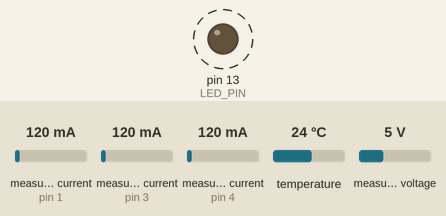
Bench run of a sketch on a simulated Arduino Uno, built with avr-gcc and run on an emulated ATmega328P. On the bench: output pins drawn as LEDs (lit = HIGH). Dashed ring = blinking. The inputs (shaded band) are chosen by the test bench; at power-on: measured current (sensors on pin 1, pin 3, pin 4) 120 mA, temperature 24 °C, measured voltage 5 V.

Above: at 5.7 s.
Timing chart, 0 to 10.1 s (numbered marks = the images above):
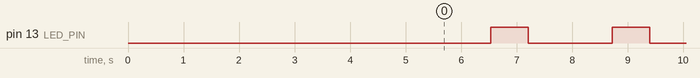

The sketch:

emon_arduino.ino
```cpp
#include "EmonLib.h"
#include <OneWire.h>
#include <DallasTemperature.h>
#include "Timer.h"
#include <SoftwareSerial.h>

#define LED_PIN 13
#define PHASE_SEQ_PIN 0
#define READVCC_CALIBRATION_CONST 1180000L
#define CALC_ENERGY_INTERVAL 5 // in secs

Timer timer;

// Data wire is plugged into port 2 on the Arduino
#define ONE_WIRE_BUS 2

// Setup a oneWire instance to communicate with any OneWire devices (not just Maxim/Dallas temperature ICs)
OneWire oneWire(ONE_WIRE_BUS);

// Pass our oneWire reference to Dallas Temperature.
DallasTemperature DS18B20(&oneWire);

EnergyMonitor emon1;             // Create an instance
EnergyMonitor emon2;             // Create an instance
EnergyMonitor emon3;             // Create an instance

SoftwareSerial ESPserial(11, 12); // RX, TX

int P1_realPower;
float P1_powerFactor;
int P1_supplyVoltage;
float P1_Irms;

int P2_realPower;
float P2_powerFactor;
int P2_supplyVoltage;
float P2_Irms;

int P3_realPower;
float P3_powerFactor;
int P3_supplyVoltage;
float P3_Irms;

float temp;

float P1_energy;
float P2_energy;
float P3_energy;
int error;

void emonget() {
  DS18B20.requestTemperatures(); // Send the command to get temperatures
  temp = DS18B20.getTempCByIndex(0);
  DS18B20.setWaitForConversion(false);
  DS18B20.requestTemperatures();

  emon1.calcVI(50, 2000);        // Calculate all. No.of half wavelengths (crossings), time-out
  emon2.calcVI(50, 2000);        // Calculate all. No.of half wavelengths (crossings), time-out
  emon3.calcVI(50, 2000);        // Calculate all. No.of half wavelengths (crossings), time-out

  P1_realPower       = emon1.realPower;        //extract Real Power in W into variable
  P1_powerFactor     = emon1.powerFactor;      //extract Power Factor into Variable
  P1_supplyVoltage   = emon1.Vrms;             //extract Vrms into Variable
  P1_Irms            = emon1.Irms;             //extract Irms into Variable

  P2_realPower       = emon2.realPower;        //extract Real Power in W into variable
  P2_powerFactor     = emon2.powerFactor;      //extract Power Factor into Variable
  P2_supplyVoltage   = emon2.Vrms;             //extract Vrms into Variable
  P2_Irms            = emon2.Irms;             //extract Irms into Variable

  P3_realPower       = emon3.realPower;        //extract Real Power in W into variable
  P3_powerFactor     = emon3.powerFactor;      //extract Power Factor into Variable
  P3_supplyVoltage   = emon3.Vrms;             //extract Vrms into Variable
  P3_Irms            = emon3.Irms;             //extract Irms into Variable
}

void emonsendserial() {
  Serial.print(F("Ln"));
  Serial.print('\t');
  Serial.print(F("V"));
  Serial.print('\t');
  Serial.print(F("C"));
  Serial.print('\t');
  Serial.print(F("PF"));
  Serial.print('\t');
  Serial.print(F("P"));
  Serial.print('\t');
  Serial.println(F("E"));

  Serial.print(F("L1:     "));
  Serial.print(P1_supplyVoltage);
  Serial.print('\t');
  Serial.print(P1_Irms);
  Serial.print('\t');
  Serial.print(P1_powerFactor);
  Serial.print('\t');
  Serial.print(P1_realPower);
  Serial.print('\t');
  Serial.println(P1_energy, 2);

  Serial.print(F("L2:     "));
  Serial.print(P2_supplyVoltage);
  Serial.print('\t');
  Serial.print(P2_Irms);
  Serial.print('\t');
  Serial.print(P2_powerFactor);
  Serial.print('\t');
  Serial.print(P2_realPower);
  Serial.print('\t');
  Serial.println(P2_energy, 2);

  Serial.print(F("L3:     "));
  Serial.print(P3_supplyVoltage);
  Serial.print('\t');
  Serial.print(P3_Irms);
  Serial.print('\t');
  Serial.print(P3_powerFactor);
  Serial.print('\t');
  Serial.print(P3_realPower);
  Serial.print('\t');
  Serial.println(P3_energy, 2);
  Serial.println();

  Serial.print(F("TEMP: "));
  Serial.print(temp);
  Serial.print('\t');
  Serial.print(F("PHASE SEQ. ERROR: "));
  Serial.println(error);

  Serial.println();
}

void emonsendtoesp() {
  digitalWrite(LED_PIN, HIGH);
  char dataarray[32];
  sprintf(dataarray, ">1,%d,%d,%d,%d,%ld", P1_supplyVoltage, (int)(P1_Irms * 10), (int)(P1_powerFactor * 100), P1_realPower, (long)(P1_energy * 100));
  ESPserial.println(dataarray);
  delay(150);
  sprintf(dataarray, ">2,%d,%d,%d,%d,%ld", P2_supplyVoltage, (int)(P2_Irms * 10), (int)(P2_powerFactor * 100), P2_realPower, (long)(P2_energy * 100));
  ESPserial.println(dataarray);
  delay(150);
  sprintf(dataarray, ">3,%d,%d,%d,%d,%ld", P3_supplyVoltage, (int)(P3_Irms * 10), (int)(P3_powerFactor * 100), P3_realPower, (long)(P3_energy * 100));
  ESPserial.println(dataarray);
  delay(150);
  sprintf(dataarray, ">4,%d,%d", (int)(temp * 10), error);
  ESPserial.println(dataarray);
  delay(150);
  digitalWrite(LED_PIN, LOW);
}

void calcenergy() {
  P1_energy += ((float)P1_realPower * (float)CALC_ENERGY_INTERVAL / 3600) / 1000; //in kWh
  P2_energy += ((float)P2_realPower * (float)CALC_ENERGY_INTERVAL / 3600) / 1000; //in kWh
  P3_energy += ((float)P3_realPower * (float)CALC_ENERGY_INTERVAL / 3600) / 1000; //in kWh
}

void setup() {
  Serial.begin(115200);
  ESPserial.begin(9600);
  pinMode(PHASE_SEQ_PIN, INPUT);
  pinMode(LED_PIN, OUTPUT);
  emon1.voltage(5, 256.2, 1.7);  // Voltage: input pin, calibration, phase_shift
  emon1.current(1, 62.59);       // Current: input pin, calibration.
  emon2.voltage(2, 250.9, 1.7);  // Voltage: input pin, calibration, phase_shift
  emon2.current(3, 60.25);       // Current: input pin, calibration.
  emon3.voltage(0, 255.9, 1.7);  // Voltage: input pin, calibration, phase_shift
  emon3.current(4, 61.66);       // Current: input pin, calibration.
  DS18B20.begin();
  DS18B20.setResolution(12);
  DS18B20.setWaitForConversion(false);
  DS18B20.requestTemperatures();
  timer.every(CALC_ENERGY_INTERVAL * 1000, calcenergy);
  delay(5000);
}

void loop() {
  timer.update();
  emonget();
  //emonsendserial();
  emonsendtoesp();
  if (!digitalRead(PHASE_SEQ_PIN)) {
    error = 1;
  }
  else {
    error = 0;
  }
}
```

Measured:
- by itself, pin 13 (LED_PIN): alternates HIGH for 0.67 s and LOW for 1.5 s
